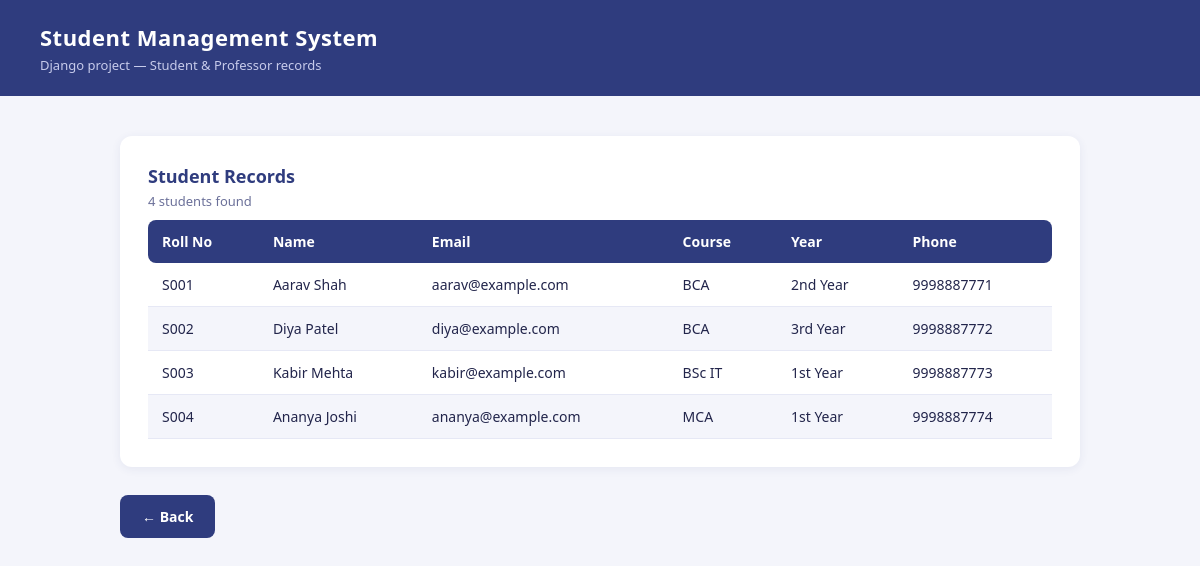
The page /student/ on the database its author committed.
### student/models.py (models this page shows, shortened)
class Student(models.Model):
    YEAR_CHOICES = [
        (1, "1st Year"),
        (2, "2nd Year"),
        (3, "3rd Year"),
        (4, "4th Year"),
    ]
    roll_no = models.CharField(max_length=20, unique=True)
    name = models.CharField(max_length=100)
    email = models.EmailField()
    course = models.CharField(max_length=100)
    year = models.IntegerField(choices=YEAR_CHOICES, default=1)
    phone = models.CharField(max_length=15, blank=True)
    class Meta:
        ordering = ["roll_no"]

### student/views.py (the view)
# urls.py: path("", views.student_list, name="list"),
def student_list(request):
    students = Student.objects.all()
    return render(request, "student/student_list.html", {"students": students})

### templates/student/student_list.html (shortened to what this page needs)
{% extends "base.html" %}
{% block content %}
  <div class="card">
    <h2 class="section-title">Student Records</h2>
    <p class="section-sub">{{ students|length }} student{{ students|length|pluralize }} found</p>
    {% if students %}
    <table>
      <thead>
        <tr>
          <th>Roll No</th>
          <th>Name</th>
          <th>Email</th>
          <th>Course</th>
          <th>Year</th>
          <th>Phone</th>
        </tr>
      </thead>
      <tbody>
        {% for s in students %}
        <tr>
          <td>{{ s.roll_no }}</td>
          <td>{{ s.name }}</td>
          <td>{{ s.email }}</td>
          <td>{{ s.course }}</td>
          <td>{{ s.get_year_display }}</td>
          <td>{{ s.phone|default:"—" }}</td>
        </tr>
        {% endfor %}
      </tbody>
    </table>
    {% else %}
      <p class="empty">No students added yet. Add some from the Django admin at /admin/.</p>
    {% endif %}
  </div>
  <div class="back-wrap">
    <a class="btn btn-secondary" href="{% url 'home' %}">&larr; Back</a>
  </div>
{% endblock %}

### templates/base.html (style rules this page uses)
:root { --navy: #2F3C7E; --coral: #F96167; --bg: #F4F5FB; --ink: #22254B; --subtle: #6B7099; --card: #FFFFFF; }
* { box-sizing: border-box; }
body { margin: 0; font-family: "Segoe UI", Arial, sans-serif; background: var(--bg); color: var(--ink); }
.card { background: var(--card); border-radius: 12px; padding: 28px; box-shadow: 0 2px 10px rgba(47, 60, 126, 0.08); margin-bottom: 28px; }
table { width: 100%; border-collapse: collapse; margin-top: 10px; }
th, td { text-align: left; padding: 12px 14px; font-size: 14px; }
thead th { background: var(--navy); color: #fff; font-weight: 600; }
thead th:first-child { border-radius: 8px 0 0 8px; }
thead th:last-child { border-radius: 0 8px 8px 0; }
tbody tr:nth-child(even) { background: #F4F5FB; }
tbody td { border-bottom: 1px solid #E6E8F5; }
.btn { display: inline-block; background: var(--coral); color: #fff; text-decoration: none; padding: 12px 22px; border-radius: 8px; font-weight: 600; font-size: 14px; transition: opacity 0.15s; }
.btn-secondary { background: var(--navy); }
.section-title { color: var(--navy); font-size: 18px; margin: 0 0 4px; }
.section-sub { color: var(--subtle); font-size: 13px; margin: 0 0 4px; }
.back-wrap { margin-top: 24px; }

### rows shown on the page
Student: roll_no "S001", name "Aarav Shah", email "aarav@example.com", course "BCA", year "2nd Year", phone "9998887771"
Student: roll_no "S002", name "Diya Patel", email "diya@example.com", course "BCA", year "3rd Year", phone "9998887772"
Student: roll_no "S003", name "Kabir Mehta", email "kabir@example.com", course "BSc IT", year "1st Year", phone "9998887773"
Student: roll_no "S004", name "Ananya Joshi", email "ananya@example.com", course "MCA", year "1st Year", phone "9998887774"

### other values the page prints
{{ students|length }} "4"
